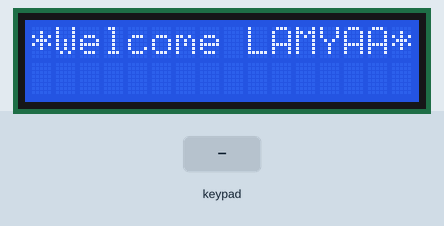
This program was run on a simulated ATmega32, built with avr-gcc and emulated at 8 MHz. Parts: 16×2 character LCD. Wiring (inferred from the names in the program): 4×4 keypad with keys 7 8 9 / 4 5 6 * 1 2 3 - . 0 = +: rows PA0, PA1, PA2, PA3; columns PA4, PA5, PA6, PA7; character LCD (HD44780): RS PC0; R/W PC1; E PC2; data PD0, PD1, PD2, PD3, PD4, PD5, PD6, PD7. The inputs (shaded band) are chosen by the test bench.

Above: at 1.2 s.
1.3 s: keypad keys 7 + 5 = pressed 0.4 s apart
At 4.9 s:
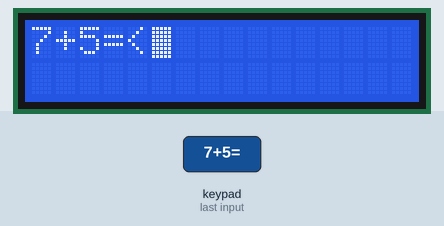
5.1 s: key '/' pressed
At 5.5 s:
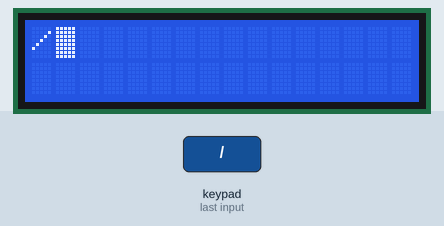
6.7 s: keypad keys 6 * 7 = pressed 0.4 s apart
At 9.7 s:
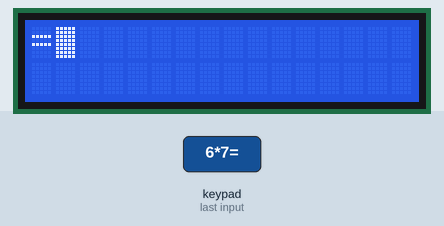
10.8 s: key '*' pressed
At 11.7 s:
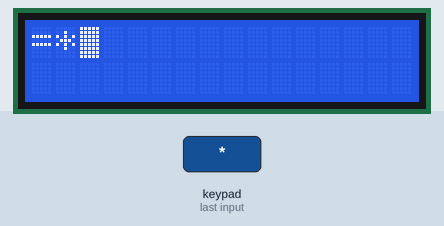
12.3 s: keypad keys 1 2 * pressed 0.4 s apart
At 14.5 s:
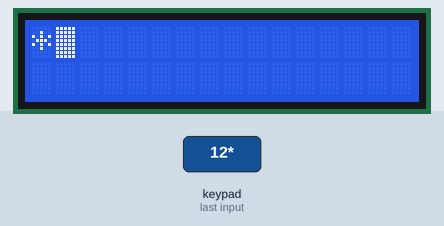
15.4 s: key '=' pressed
At 16.6 s:
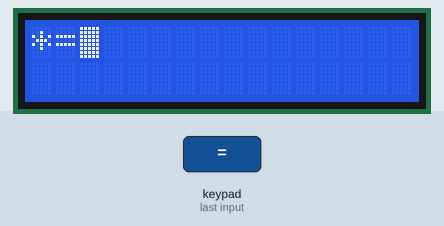
Timing chart, 0 to 17.9 s (numbered marks = the images above; inputs shaded):
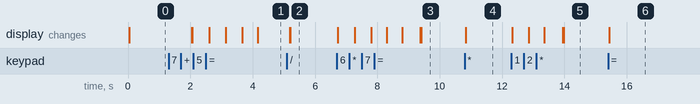

Measured:
- after the input at 1.3 s, the display: first differs from a run without the input after 0.76 s (image 1 shows a later state)
- after the input at 5.1 s, the display: first changes after 0.09 s (image 2 shows a later state)
- after the input at 6.7 s, the display: first changes at once (image 3 shows a later state)
- after the input at 10.8 s, the display: changes at once (image 4)
- after the input at 12.3 s, the display: first changes at once (image 5 shows a later state)
- after the input at 15.4 s, the display: changes at once (image 6)

The program:

main.c
```c
#include "Calculator.h"

int main(void)
{

    //unsigned char Key_Pressed;
    LCD_init();
    KeyPad_init();
    LCD_Send_String((unsigned char*)"*Welcome LAMYAA*");
    _delay_ms(2000);

    while(1)
    {
    	//_delay_ms(5000);
    	//LCD_CLear_Screen();
    	//LCD_Display_Number( 12 );
    	//LDC_Display_Real_Number( 15.6);
    	//_delay_ms(5000);
    	/*Key_Pressed=KeyPad_GetKey();
        switch(Key_Pressed)
        {
            case 'A':{
                        break;
                     }
            case '.':{
            	LCD_CLear_Screen();
                        break;
                     }
            default:
                        LCD_Send_Character(Key_Pressed);
                    	_delay_ms(500);
                        break;
        }*/
    	LCD_CLear_Screen();
        Simple_CALC();
    }

    return 0;
}
```

Calculator.c
```c
/*
 * Calculator.c
 *
 *  Created on: 26/7/2019
 *      Author: Lamyaa Zayed
 */

#include"Calculator.h"
int KeyPad_Row[]={R0,R1,R2,R3};
int KeyPad_Col[]={C0,C1,C2,C3};
void LCD_init(void)
{

	_delay_ms(20);
	DDIR_LCD_Control_PINS |= (1<<LCD_EN | 1<<LCD_RW | 1<<LCD_RS) ;
	LCD_Control_PINS &= ~(1<<LCD_EN | 1<<LCD_RW | 1<<LCD_RS) ;

	DDIR_LCD_PORT |= 0xFF ;
	_delay_ms(15);

	LCD_CLear_Screen();

	LCD_Send_Command(0x02);
	LCD_Send_Command(LCD_FUNCTION_8BIT_2LINES);

	LCD_Send_Command(LCD_ENTRY_MODE);
	LCD_Send_Command(LCD_BEGIN_AT_FIRST_RAW);
	LCD_Send_Command(LCD_DISP_ON_CURSOR_BLINK);
}

void LCD_CLear_Screen ()
{
	LCD_Send_Command(LCD_CLEAR_SCREEN);
}

void LCD_Send_Command(unsigned char command)
{
#if 0
	LCD_PORT = (LCD_PORT & 0xF0) | (command >> 4);
	LCD_Control_PINS &= ~ ((1<<LCD_RW)|(1<<LCD_RS));
	LCD_Kick();
	LCD_PORT = (LCD_PORT & 0xF0) | (command & 0x0F);
	LCD_Control_PINS &= ~ ((1<<LCD_RW)|(1<<LCD_RS));
	LCD_Kick();
#endif
	LCD_PORT = command;
	LCD_Control_PINS &= ~((1 << LCD_RW) | (1 << LCD_RS));
	LCD_Kick();
}

/*void LCD_Send_Command_4mode(unsigned char command)
{
	LCD_PORT&= 0x0F;
	LCD_PORT |= (command&0xF0);
	LCD_Control_PINS &= ~ ((1<<LCD_RW)|(1<<LCD_RS));
	LCD_Control_PINS &= 0x0F;  // Make Data Nibble as 0000
	LCD_Control_PINS |= ((command<<4)&0xF0);
}*/
/*void LCD_init()
{
    _delay_ms(20);
    DDIR_LCD_Control |=(1<<EN_SW | 1<<RS_SW | 1<<RW_SW);
    LCD_Control &=~(1<<EN_SW | 1<<RS_SW | 1<<RW_SW);
    DDIR_LCD_PORT =0xff;
    _delay_ms(15);
    LCD_Clear_Screen();
    LCD_Send_Command(0x02);
    LCD_Send_Command(LCD_Fcn_4bits_2lines);
    LCD_Send_Command(LCD_Entry_Mode);
    LCD_Send_Command(LCD_Begin_At_First_Row);
    LCD_Send_Command(LCD_Disp_ON_Cursor_Blink);
}*/
/*void LCD_Clear_Screen()
{
    LCD_Send_Command(LCD_Clear_Screen);
}*/
/*void LCD_Send_Command(unsigned char Command)
{
    LCD_PORT=(LCD_PORT&0x0f)|(Command&0xf0);
    LCD_PORT_Control&=~(1<<RW_SW | 1<<RS_SW);
    LCD_Kick();
    LCD_PORT=(LCD_PORT&0x0f) | (Command<<4);
    LCD_PORT_Control&=~(1<<RW_SW | 1<<RS_SW);
    LCD_Kick();
}*/

void LCD_Kick()
{
	LCD_Control_PINS&=~(1<<LCD_EN);
    _delay_us(0.5);
    LCD_Control_PINS|=(1<<LCD_EN);
}

void LCD_Send_Character(unsigned char Character)
{
#if 0
	LCD_PORT = (LCD_PORT & 0xF0) | (Character >> 4);
    LCD_Control_PINS|=(1<<LCD_RS);
    LCD_Control_PINS&=~(LCD_RW);
    LCD_Kick();
    LCD_PORT = (LCD_PORT & 0xF0) | (Character & 0x0F);
    LCD_Control_PINS|=(1<<LCD_RS);
    LCD_Control_PINS&=~(LCD_RW);
    LCD_Kick();
#endif
	LCD_PORT = Character;
	LCD_Control_PINS |= (1 << LCD_RS);
	LCD_Control_PINS &= ~(1<<LCD_RW);
	LCD_Kick();
}
void LCD_GOTO_XY(unsigned char Line,unsigned char Position)
{
    if(Position>=0 && Position<16)
    {
        switch(Line)
        {
        	case 0: LCD_Send_Command((LCD_BEGIN_AT_FIRST_RAW)+Position);break;
        	case 1: LCD_Send_Command((LCD_BEGIN_AT_SECOND_RAW)+Position);break;
        	default: break;
        }
    }
}

void LCD_Send_String(unsigned char *String_TO_Disp)
{
    int count;
    //int Size_OF_String = sizeof(String_TO_Disp)/sizeof(String_TO_Disp[0]);
    for(count=0;( (count<16) && (String_TO_Disp[count]!=0));count++)
    {
    	LCD_Send_Character(String_TO_Disp[count]);
    }
    /*
	if (Size_OF_String >= 16)
	{
		LCD_GOTO_XY(1, 0);
		for (; ((count < 32) && (String_TO_Disp[count] != 0)); count++)
		{
			LCD_Send_Character(String_TO_Disp[count]);
		}
	}*/
}

void LCD_Display_Number(int Number)
{
    char Str[7];
    sprintf(Str,"%d",Number);
    LCD_Send_String((unsigned char*)Str);
}

void LDC_Display_Real_Number(double Number)
{
    int NUM_First=Number;
    int NUM_Second=(Number-NUM_First)*1000;
    char Str[16];
    char Sign =(Number<0)?'-':':';
    sprintf(Str,"%c %d. %04d",Sign,NUM_First,NUM_Second);
    LCD_Send_String((unsigned char*)Str);
}

void KeyPad_init()
{
	KEYPAD_DDIR &=~(1<<R0|1<<R1|1<<R2|1<<R3);
	KEYPAD_DDIR |=(1<<C0|1<<C1|1<<C2|1<<C3);
    KEYPAD_PORT |= 0xF0;
}

unsigned char KeyPad_GetKey()
{
    short i,j;
    //KEYPAD_PORT &=~((1<<KeyPad_Col[0])|(1<<KeyPad_Col[1])|(1<<KeyPad_Col[2])|(1<<KeyPad_Col[3]));
    //while(KEYPAD_PIN!=0xF0);
    while(1)
    {
    	for(i=0;i<4;i++)
    	    {
    			KEYPAD_PORT|=((1<<KeyPad_Col[0])|(1<<KeyPad_Col[1])|(1<<KeyPad_Col[2])|(1<<KeyPad_Col[3]));
    			KEYPAD_PORT&= ~(1<<KeyPad_Col[i]);
    	    	_delay_ms(5);
    	        for(j=0;j<4;j++)
    	        {
    	            if(!(KEYPAD_PIN & (1<<KeyPad_Row[j])))
    	            {
    	            	_delay_ms(20);
    	                if(!(KEYPAD_PIN & (1<<KeyPad_Row[j])))
    	                {
    	                	switch(i)
    	                	                {
    	                	                    case 0:{
    	                	                                if(j==0) return '7';
    	                	                                else if (j==1) return '4';
    	                	                                else if (j==2) return '1';
    	                	                                else if (j==3) return '.';
    	                	                                break;
    	                	                             }
    	                	                    case 1:{
    	                	                                if(j==0) return '8';
    	                	                                else if (j==1) return '5';
    	                	                                else if (j==2) return '2';
    	                	                                else if (j==3) return '0';
    	                	                                break;
    	                	                             }
    	                	                   case 2:{
    	                	                                if(j==0) return '9';
    	                	                                else if (j==1) return '6';
    	                	                                else if (j==2) return '3';
    	                	                                else if (j==3) return '=';
    	                	                                break;
    	                	                             }
    	                	                   case 3:{
    	                	                                if(j==0) return '/';
    	                	                                else if(j==1) return '*';
    	                	                                else if (j==2) return '-';
    	                	                                else if (j==3) return '+';
    	                	                                break;
    	                	                             }
    	                	                }
    	                }

    	            }
    	        }
    	    }
    }
    LCD_Send_String((unsigned char*)"No KEY Pressed");
    return 'A';
}

void KEYPAD_CLEAR()
{
	if(KeyPad_GetKey()=='.')
	{
		LCD_CLear_Screen();
		_delay_ms(500);
	}
}

void Simple_CALC()
{
	unsigned char Key_Pressed;
	unsigned char First_Digit , Second_Digit , First_Operator , Second_Oparator;
	unsigned char Result , Calc_ERROR=0;
	LCD_CLear_Screen();
	Key_Pressed=KeyPad_GetKey();
	//KEYPAD_CLEAR();
    First_Digit=Key_Pressed;
    LCD_Send_Character(First_Digit);
    _delay_ms(500);
    Key_Pressed=KeyPad_GetKey();
    //KEYPAD_CLEAR();
    First_Operator=Key_Pressed;
    LCD_Send_Character(First_Operator);
    _delay_ms(500);
    Key_Pressed=KeyPad_GetKey();
    //KEYPAD_CLEAR();
    Second_Digit=Key_Pressed;
    LCD_Send_Character(Second_Digit);
    _delay_ms(500);
    Key_Pressed=KeyPad_GetKey();
    //KEYPAD_CLEAR();
    Second_Oparator=Key_Pressed;
    LCD_Send_Character(Second_Oparator);
    _delay_ms(500);

    switch(First_Operator)
    {

        case '+':{
        			Result=(First_Digit&0x0F)+(Second_Digit&0x0F);
                    //LCD_Send_Character(Result);
                    //_delay_ms(500);
                    break;
                 }
        case '-':{
        			Result=(First_Digit&0x0F)-(Second_Digit&0x0F);
                    //LCD_Send_Character(Result);
                    //_delay_ms(500);
                    break;
                 }
        case '*':{
        			Result=(First_Digit&0x0F)*(Second_Digit&0x0F);
                    //LCD_Send_Character(Result);
                    //_delay_ms(500);
                    break;
                 }
        case '/':{
        			Result=(First_Digit&0x0F)/(Second_Digit&0x0F);
        			if((Second_Digit&0x0F)==0)
        			{
        				Calc_ERROR=1;
        			}
                    //LCD_Send_Character(Result);
                    //_delay_ms(500);
                    break;
                 }
        default: {
        			LCD_Send_String((unsigned char*)"Error");
        		    _delay_ms(500);
        			break;
        		 }
    }
    if(Calc_ERROR==1)
    {
    	LCD_Send_String((unsigned char*)"Error");
    }
    else
    {
    	 LCD_Send_Character(Result|0x30);
    	 _delay_ms(500);
    }
    Key_Pressed=KeyPad_GetKey();
    KEYPAD_CLEAR();
}
```

Calculator.h
```c
/*
 * Calculator.h
 *
 *  Created on: 26/7/2019
 *      Author: Lamyaa Zayed
 */

#ifndef CALCULATOR_H_
#define CALCULATOR_H_

#include<avr/io.h>
#define F_CPU 8000000UL
#include <util/delay.h>
#include <stdio.h>
#include <stdlib.h>

/*
DDRA=*((volatile unsigned char *const)0x);
PortA=*((volatile unsigned char *const)0x);
PINA=*((volatile unsigned char *const)0x);

DDRC=*((volatile unsigned char *const)0x);
PortA=*((volatile unsigned char *const)0x);
PINA=*((volatile unsigned char *const)0x);

DDRD=*((volatile unsigned char *const)0x);
PortA=*((volatile unsigned char *const)0x);
PINA=*((volatile unsigned char *const)0x);
*/

#define FOUR_BIT_MODE

#define LCD_PORT PORTD
#define DDIR_LCD_PORT DDRD
#define LCD_Control_PINS PORTC
#define DDIR_LCD_Control_PINS DDRC
#define DATA_shift 0
#define LCD_D0 0
#define LCD_D1 1
#define LCD_D2 2
#define LCD_D3 3
#define LCD_RS 0
#define LCD_RW 1
#define LCD_EN 2

#define KEYPAD_PORT PORTA     //write
#define KEYPAD_DDIR DDRA
#define KEYPAD_PIN PINA       //read
#define R0 0
#define R1 1
#define R2 2
#define R3 3
#define C0 4
#define C1 5
#define C2 6
#define C3 7


#define LCD_REGISTER_SELECT_PIN						(0)
#define LCD_READ_WRITE_PIN							(1)
#define LCD_ENABLE_PIN								(2)
#define LCD_REGISTER_SELECT_ENABLE					(1)
#define LCD_REGISTER_SELECT_DISABLE					(0)
#define READ_FROM_LCD								(1)
#define WRITE_TO_LCD								(0)
#define LCD_ENABLE									(1)
#define LCD_DISABLE									(0)
#define LCD_FIRST_LINE								(0)
#define LCD_SECOND_LINE								(1)
#define LCD_FUNCTION_8BIT_2LINES   					(0x38)
#define LCD_FUNCTION_4BIT_2LINES   					(0x28)
#define LCD_MOVE_DISP_RIGHT       					(0x1C)
#define LCD_MOVE_DISP_LEFT   						(0x18)
#define LCD_MOVE_CURSOR_RIGHT   					(0x14)
#define LCD_MOVE_CURSOR_LEFT 	  					(0x10)
#define LCD_DISP_OFF   								(0x08)
#define LCD_DISP_ON_CURSOR   						(0x0E)
#define LCD_DISP_ON_CURSOR_BLINK   					(0x0F)
#define LCD_DISP_ON_BLINK   						(0x0D)
#define LCD_DISP_ON   								(0x0C)
#define LCD_ENTRY_DEC   							(0x04)
#define LCD_ENTRY_DEC_SHIFT   						(0x05)
#define LCD_ENTRY_INC_   							(0x06)
#define LCD_ENTRY_INC_SHIFT   						(0x07)
#define LCD_BEGIN_AT_FIRST_RAW						(0x80)
#define LCD_BEGIN_AT_SECOND_RAW						(0xC0)
#define LCD_CLEAR_SCREEN							(0x01)
#define LCD_ENTRY_MODE                              (0x06)

void LCD_init(void);
void LCD_CLear_Screen();
void LCD_Send_Command(unsigned char command);
void LCD_Kick();
void LCD_Send_Character(unsigned char Character);
void LCD_GOTO_XY(unsigned char Line,unsigned char Position);
void LCD_Send_String(unsigned char *String_TO_Disp);
void LCD_Display_Number(int Number);
void LDC_Display_Real_Number(double Number);
void KeyPad_init();
unsigned char KeyPad_GetKey();
void Simple_CALC();

#endif /* CALCULATOR_H_ */
```
